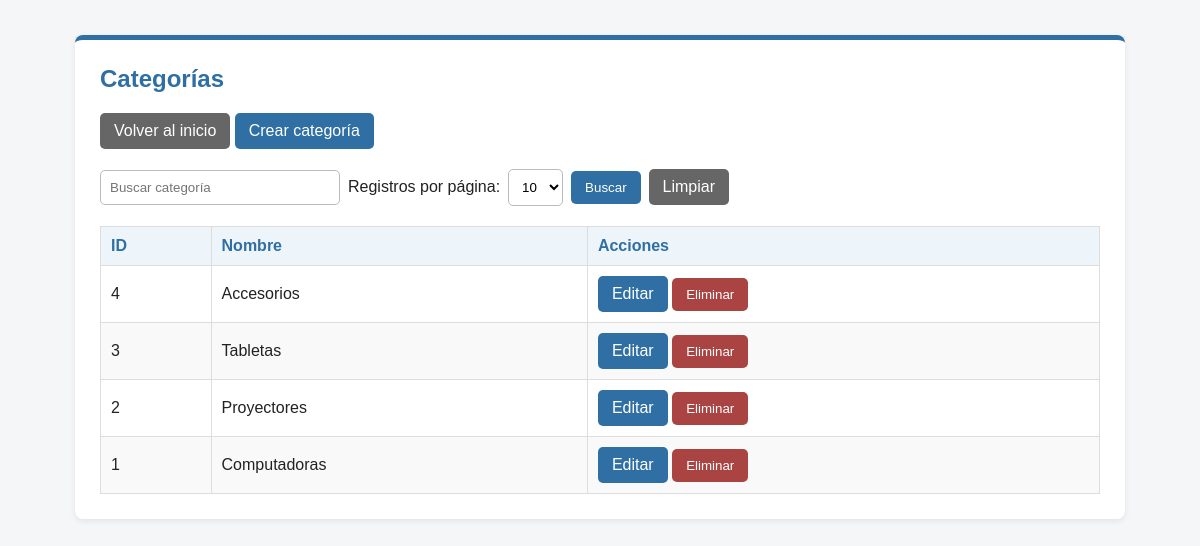
The app's page /pages/categorias/index.php (signed in) with its own data.
### tables this page shows
CREATE TABLE categorias (
    id INT AUTO_INCREMENT PRIMARY KEY,
    nombre VARCHAR(100) NOT NULL,
    eliminado_en DATETIME NULL
);

### public/pages/categorias/index.php (the view, shortened to what this page needs)
<?php
require_once __DIR__ . '/../../../config/database.php';
$valoresPermitidos = [5, 10, 15, 20, 25];
$porPagina = 10;
$buscar = trim($_GET['buscar'] ?? '');
$pagina = isset($_GET['pagina'])
    ? (int) $_GET['pagina']
    : 1;
$condicion = "WHERE eliminado_en IS NULL";
$inicio = ($pagina - 1) * $porPagina;
$sql = "SELECT id, nombre
        FROM categorias
        $condicion
        ORDER BY id DESC
        LIMIT :limite OFFSET :inicio";
$stmt = $conn->prepare($sql);
$stmt->bindValue(
    ':limite',
    $porPagina,
    PDO::PARAM_INT
);
$stmt->bindValue(
    ':inicio',
    $inicio,
    PDO::PARAM_INT
);
$stmt->execute();
$categorias = $stmt->fetchAll(PDO::FETCH_ASSOC);
?>
<!DOCTYPE html>
<html lang="es">
<head>
    <link
        rel="stylesheet"
        href="/css/style.css"
    >
</head>
<body>
    <div class="contenedor">
        <div class="pagina-caja">
            <h2>Categorías</h2>
            <div class="acciones-superiores">
                <a
                    class="boton boton-secundario"
                    href="/pages/dashboard.php"
                >
                    Volver al inicio
                </a>
                <a
                    class="boton"
                    href="/pages/categorias/crear.php"
                >
                    Crear categoría
                </a>
            </div>
            <form
                class="formulario-busqueda"
                method="GET"
                action="/pages/categorias/index.php"
            >
                <input
                    type="text"
                    name="buscar"
                    placeholder="Buscar categoría"
                    value="<?php echo htmlspecialchars(
                        $buscar,
                        ENT_QUOTES | ENT_SUBSTITUTE,
                        'UTF-8'
                    ); ?>"
                >
                <label>
                    Registros por página:
                </label>
                <select name="por_pagina">
                    <?php foreach ($valoresPermitidos as $valor): ?>
                        <option
                            value="<?php echo $valor; ?>"
                            <?php echo $porPagina === $valor ? 'selected' : ''; ?>
                        >
                            <?php echo $valor; ?>
                        </option>
                    <?php endforeach; ?>
                </select>
                <button
                    class="boton"
                    type="submit"
                >
                    Buscar
                </button>
                <a
                    class="boton boton-secundario"
                    href="/pages/categorias/index.php"
                >
                    Limpiar
                </a>
            </form>
            <table class="tabla">
                <thead>
                    <tr>
                        <th>ID</th>
                        <th>Nombre</th>
                        <th>Acciones</th>
                    </tr>
                </thead>
                <tbody>
                    <?php if (count($categorias) > 0): ?>
                        <?php foreach ($categorias as $categoria): ?>
                            <tr>
                                <td>
                                    <?php echo (int) $categoria['id']; ?>
                                </td>
                                <td>
                                    <?php echo htmlspecialchars(
                                        $categoria['nombre'],
                                        ENT_QUOTES | ENT_SUBSTITUTE,
                                        'UTF-8'
                                    ); ?>
                                </td>
                                <td>
                                    <a
                                        class="boton"
                                        href="/pages/categorias/editar.php?id=<?php echo (int) $categoria['id']; ?>"
                                    >
                                        Editar
                                    </a>
                                    <form
                                        action="/actions/categorias/eliminar.php"
                                        method="POST"
                                        style="display:inline;"
                                    >
                                        <button
                                            class="boton boton-eliminar"
                                            type="submit"
                                            onclick="return confirm('¿Desea eliminar esta categoría?');"
                                        >
                                            Eliminar
                                        </button>
                                    </form>
                                </td>
                            </tr>
                        <?php endforeach; ?>
                    <?php endif; ?>
                </tbody>
            </table>
        </div>
    </div>
</body>
</html>

### public/css/style.css (style rules this page uses)
body { font-family: Arial, sans-serif; background-color: #f4f6f8; margin: 0; padding: 0; color: #222; }
.contenedor { width: 90%; max-width: 1050px; margin: 35px auto; }
.pagina-caja { background-color: #ffffff; padding: 25px; border-radius: 8px; border-top: 5px solid #2f6fa3; box-shadow: 0 2px 6px rgba(0, 0, 0, 0.08); }
.pagina-caja h2 { margin-top: 0; color: #2f6fa3; }
.acciones-superiores { margin-bottom: 20px; }
.boton { display: inline-block; padding: 9px 14px; background-color: #2f6fa3; color: white; text-decoration: none; border: none; border-radius: 5px; cursor: pointer; }
.boton-secundario { background-color: #666; }
.boton-eliminar, .boton-cancelar { background-color: #a94442; }
.formulario-busqueda { display: flex; gap: 8px; align-items: center; margin-bottom: 20px; flex-wrap: wrap; }
.formulario-busqueda input[type="text"] { padding: 9px; border: 1px solid #bbb; border-radius: 5px; min-width: 220px; }
.formulario-busqueda select { padding: 9px; border: 1px solid #bbb; border-radius: 5px; background-color: white; }
.tabla { width: 100%; border-collapse: collapse; background-color: white; }
.tabla th, .tabla td { border: 1px solid #ddd; padding: 10px; text-align: left; }
.tabla th { background-color: #eef5fa; color: #2f6fa3; }
.tabla tr:nth-child(even) { background-color: #f9f9f9; }

### records on screen
categorias: id "4", nombre "Accesorios"
categorias: id "3", nombre "Tabletas"
categorias: id "2", nombre "Proyectores"
categorias: id "1", nombre "Computadoras"

### other values on screen
form field por_pagina "10"
